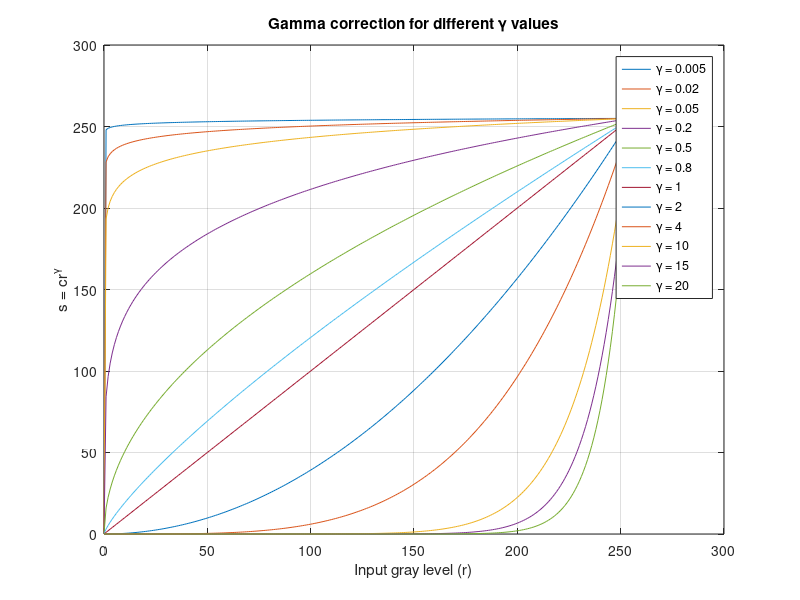

Reproduce this figure in MATLAB. (Note: this script raises an error after producing the figure.)
%% INFO
% 
% Author: Alexander Shender
% ID: 328626114
%
%%  Question 3 - a 

c = 1;
gamma_arr = [0.005 0.02 0.05 0.2 0.5 0.8 1 2 4 10 15 20];
gray_levels = im2double(uint8(linspace(0,255,256)));

figure_3_a = figure('Name','Question 3-a');
for i=1:length(gamma_arr)
    gamma = gamma_arr(i);
    s(i,:) = c*gray_levels.^gamma;
    legend_text = ['\gamma = ',num2str(gamma)];
    plot(255*gray_levels,255*s(i,:),'DisplayName',legend_text);
    hold on;
end

axis on;
grid on;
xlabel('Input gray level (r)');
ylabel('s = cr^\gamma');
title('Gamma correction for different \gamma values');
legend show

%%  Question 3 - b 


image_2     = imread('..\scotland.jpg');
img2_gray   = rgb2gray(image_2);

figure_3_b_1	= figure('Name','Question 3-b');
histogram(img2_gray(:));
title('Original image histogram (gamma = 1)');


gamma   = 0.7;
c       = 1;
img1_corrected = apply_gamma_correction(img2_gray,c,gamma,1);


figure_3_b_2	= figure('Name','Question 3-b');
histogram(img1_corrected(:));
title_text =  sprintf('Corrected image histogram (gamma = %2.1f)', gamma);
title(title_text);


figure_3_b_3	= figure('Name','Question 3-b');
subplot(2,1,1)
imshow(img2_gray);
title('Original image');
subplot(2,1,2)
imshow(img1_corrected);
title_text =  sprintf('Corrected image (gamma = %2.1f)', gamma);
title(title_text);


%%  Question 3 - c, d

image_3 = imread('grass_sky.jpg');

image_3_r = image_3(:,:,1);
image_3_g = image_3(:,:,2);
image_3_b = image_3(:,:,3);


figure_3_c_1	= figure('Name','Question 3-c');
subplot(3,1,1)
histogram(image_3_r(:));
title('Histogram of the Red channel');
subplot(3,1,2)
histogram(image_3_g(:));
title('Histogram of the Green channel');
subplot(3,1,3)
histogram(image_3_b(:));
title('Histogram of the Blue channel');

image_3_g_corrected = apply_gamma_correction(image_3_g,c,gamma,1);

image_3_corrected(:,:,1) =  image_3_r;
image_3_corrected(:,:,2) =  image_3_g_corrected;
image_3_corrected(:,:,3) =  image_3_b;


figure_3_c_2	= figure('Name','Question 3-c');
subplot(2,1,1)
imshow(image_3)
title('Original image');
subplot(2,1,2)
imshow(image_3_corrected)
title_text =  sprintf('Corrected image (gamma = %2.1f)', gamma);
title(title_text);


%%  Question 3 - e

image_2_hsv = rgb2hsv(image_2);

image_2_h = image_2_hsv(:,:,1);
image_2_s = image_2_hsv(:,:,2);
image_2_v = image_2_hsv(:,:,3);


figure_3_e	= figure('Name','Question 3-e');
subplot(3,1,1)
histogram(image_2_h(:));
title('Histogram of the H channel');
subplot(3,1,2)
histogram(image_2_s(:));
title('Histogram of the S channel');
subplot(3,1,3)
histogram(image_2_v(:));
title('Histogram of the V channel');


%%  Question 3 - f,g   :   

gamma_arr = [0.2 2];

% create 6 images : for each gamma, change each of the 3 channels (h,s,v)



for i=1:length(gamma_arr)
    
    gamma = gamma_arr(i);
    
    image_2_h_corrected = apply_gamma_correction(image_2_h,c,gamma,0);
    image_2_s_corrected = apply_gamma_correction(image_2_s,c,gamma,0);
    image_2_v_corrected = apply_gamma_correction(image_2_v,c,gamma,0);
    
    image_2_hsv_h_corr = image_2_hsv;
    image_2_hsv_h_corr(:,:,1) = image_2_h_corrected;
    image_2_rgb_h_corr = hsv2rgb(double(image_2_hsv_h_corr));
    
    
    image_2_hsv_s_corr = image_2_hsv;
    image_2_hsv_s_corr(:,:,2) = image_2_s_corrected;     
    image_2_rgb_s_corr = hsv2rgb(image_2_hsv_s_corr);
    
    
    image_2_hsv_v_corr = image_2_hsv;
    image_2_hsv_v_corr(:,:,3) = image_2_v_corrected;    
    image_2_rgb_v_corr = hsv2rgb(image_2_hsv_v_corr);
    
    
    figure('Name','Question 3-f');
    subplot(2,1,1)
    imshow(image_2)
    title('Original image');
    subplot(2,1,2)
    imshow(image_2_rgb_h_corr);
    title_text =  sprintf('Corrected H channel (gamma = %2.1f)', gamma);
    title(title_text);
    
    
    figure('Name','Question 3-f');
    subplot(2,1,1)
    imshow(image_2)
    title('Original image');
    subplot(2,1,2)
    imshow(image_2_rgb_s_corr);
    title_text =  sprintf('Corrected S channel (gamma = %2.1f)', gamma);
    title(title_text);
    
    figure('Name','Question 3-f');
    subplot(2,1,1)
    imshow(image_2)
    title('Original image');
    subplot(2,1,2)
    imshow(image_2_rgb_v_corr);
    title_text =  sprintf('Corrected V channel (gamma = %2.1f)', gamma);
    title(title_text);
    
end





